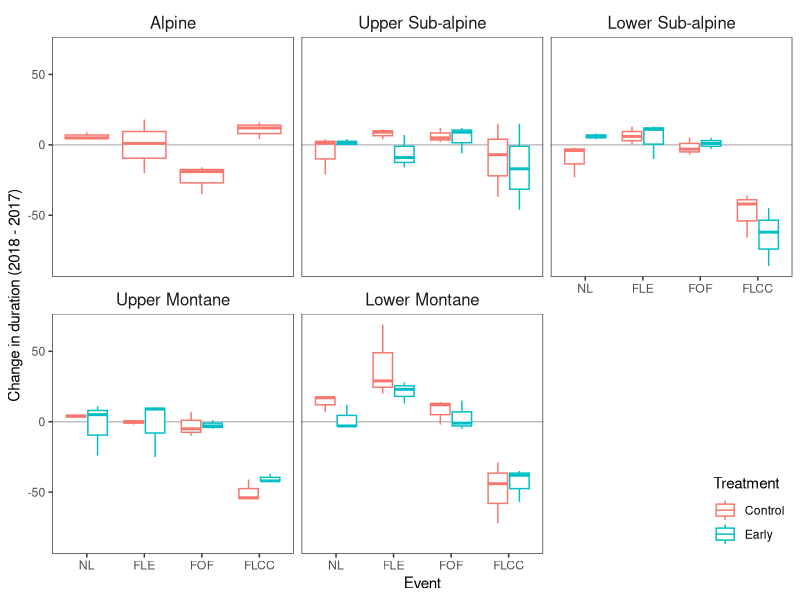
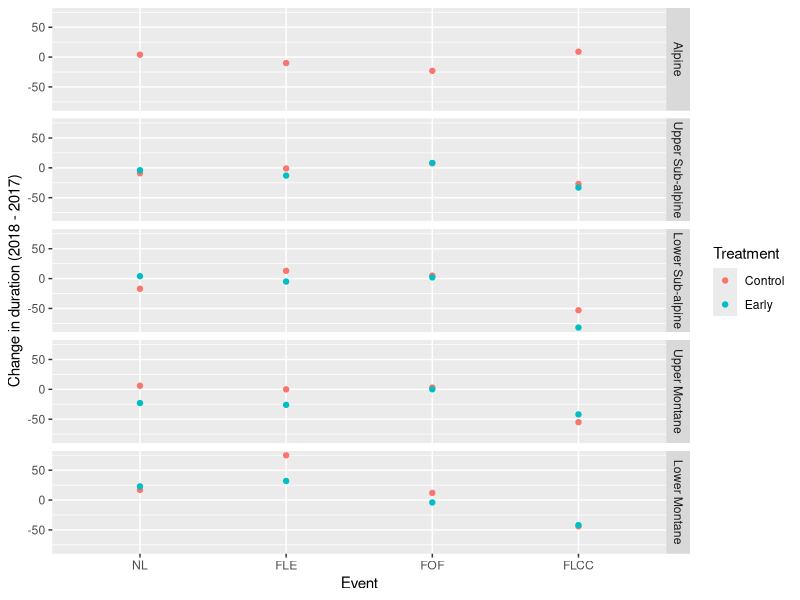

These charts were generated, in order, by the following R code: (Note: this script raises an error after producing the figures.)
rm(list = ls())
## Date: 2020-04-10
## User: Chelsea Wilmer
## SFA/CSU Thesis
## Script: Exploratory analysis for duration of pheno events
## Packages:
library(tidyverse)

####Bring in phenology data####
pheno <- read.csv("PhenologyData_complete.csv")
#write_csv(pheno, "/Users/chelseawilmer/Desktop/CSU/Thesis/phenology_complete.csv")
#pheno <- select(pheno, -c(Functional.Type, FBB, FLB))
#pheno$Site <- factor(pheno$Site, levels = c("ALP", "USA", "LSA","UM", "LM"))

#### Community phenophase duration ####
# calculate community phenophases (ex. max date of nl - min date of nl)
# reorder data so that the calculated phenophases are in a column called "Event" and the value is the "DOY" that the event happened
pheno<-select(pheno, -c(FBB, FLB, SG, NL2, FLE2, FLD, SG))
pheno$Site<- factor(pheno$Site, levels = c("Alpine", "Upper Sub-alpine", "Lower Sub-alpine","Upper Montane", "Lower Montane"))

# I grouped these actions together here 
pheno <- pheno %>% 
  # pivot longer lets you designate columns by name so that if the order changes it's ok
  pivot_longer(cols = c("NL", "FLE", "FOF","FLCC"),
                        names_to = "Event", values_to = "DOY") 
pheno$Event<- factor(pheno$Event, levels = c("NL", "FLE", "FOF","FLCC"))

###########
# Plot level delta calculations 
###########
pheno_plot <- pheno %>% 
  group_by(Block.Plot, Treatment, Event, Year, Site) %>%
  summarise(max = max(DOY, na.rm = T),
            min = min(DOY, na.rm = T))
pheno_plot$plot_duration <- pheno_plot$max - pheno_plot$min

# spread equivalent here 
pheno_plot_delta <- pheno_plot %>% 
  select(-c(max, min)) %>% 
  pivot_wider(names_from = Year, values_from = plot_duration)

#Calculating year deltas
pheno_plot_delta$delta_duration <- pheno_plot_delta$`2018`-pheno_plot_delta$`2017`

###########
# Community level delta calculations 
###########
pheno_community <- pheno %>% 
  group_by(Treatment, Event, Year, Site) %>%
  summarise(max = max(DOY, na.rm = T),
            min = min(DOY, na.rm = T))

# calculating duration for each community
pheno_community$community_duration <- pheno_community$max - pheno_community$min

# spread equivalent here 
pheno_community_delta <- pheno_community %>% 
  select(-c(max, min)) %>% 
  pivot_wider(names_from = Year, values_from = community_duration)

pheno_community_delta$delta_duration <- pheno_community_delta$`2018`-pheno_community_delta$`2017`


###########
# Figure generation 
###########


#Plotting this as box plots instead of community level points 
ggplot(pheno_plot_delta, aes(Event, delta_duration, color = Treatment))+
  geom_abline(intercept = 0, slope = 0, colour = 'gray')+
  geom_boxplot()+
  facet_grid(Site~.)+
  facet_wrap(Site ~., nrow=2, ncol=3) +
  theme_bw()+
  theme(panel.background = element_blank(),
        panel.grid.major = element_blank(),
        panel.grid.minor = element_blank(), 
        
        #this is where I change the gray boxes to white and change the size of text
        strip.background =element_rect(color = 'white', fill='white'), 
        strip.text = element_text(size=12), 
        legend.position = c(1, 0),
        legend.justification = c(1, 0))+
  labs(y="Change in duration (2018 - 2017)")
ggsave("fig_plot_delta.png", width = 6.5, height = 3.5)



ggplot(pheno_community_delta, aes(Event, delta_duration, color = Treatment))+
  geom_point()+
  facet_grid(Site~.)+
  labs(y="Change in duration (2018 - 2017)")
ggsave("fig_community_delta.png", width = 6.5, height = 3.5)





###########
# This is where I got to so far... 
# I now understand aspects of this coding style better and 
# should be somewhat better equipped to help with specific questions going forward 
###########



# 
# # calculate max and min dates of each event
# pheno1 <- pheno1 %>%
#   group_by(Year, Site, Treatment, Event) %>%
#   summarise(max = max(DOY, na.rm = T),
#             min = min(DOY, na.rm = T))
# 
# # community duration is the difference between the first date that a phenophase happened and the last
# pheno1$community_duration <- pheno1$max - pheno1$min
# 
# # clean up dataset so that you can spread the data for the difference in duration between 2017 and 2018. I don't know why, but when I don't do this step the spread gets messed up.
# pheno1 <- select(pheno1, -c(max, min))
# 
# # spread the data 
# pheno2 <- pheno1 %>% 
#   mutate(i = row_number()) %>% 
#   spread(Year, community_duration)

# subtract 2017 event durations from 2018 event durations to get the change in duration from 2017 to 2018. (+) values mean that the duration of the event was LONGER in 2018, (-) values mean the event durations were SHORTER for 2018. 0 values mean no change
pheno2$delta_duration <- pheno2$`2018`-pheno2$`2017`

# ordering sites and phenophases for graphing
pheno2$Site <- factor(pheno2$Site, levels = c("ALP", "USA", "LSA","UM", "LM"))
pheno2$Event<- factor(pheno2$Event, levels = c("NL", "FLE", "FOF","FLCC"))

# graphing the change in duration from 2017 to 2018
ggplot(pheno2, aes(Event, delta_duration, color = Treatment))+
  geom_point()+
  facet_grid(Site~.)+
  labs(y="Change in duration (2018 - 2017)")

# ordering sites and phenophases for graphing
pheno1$Site <- factor(pheno1$Site, levels = c("ALP", "USA", "LSA","UM", "LM"))
pheno1$Event<- factor(pheno1$Event, levels = c("NL", "FLE", "FOF","FLCC"))

# graphing the number of days that it took for the community to complete phenophases
# would like to look at how the community phenophases overlap
ggplot(pheno1, aes(Event, community_duration, color = Treatment))+
  geom_point()+
  facet_grid(Site~Year)+
  labs(y = "# days for all species to reach phenophase")

#### Phase-based durations ####
# Calculate key events as phenophase 2 - phenophase 1 (ex. fle - nl)

# re-run lines 1-12, then start running these lines
pheno$sf_nl <- pheno$NL-pheno$DOYsf # initiation of leaves
pheno$sf_fle <- pheno$FLE-pheno$DOYsf # onset of growth
pheno$sf_fof <- pheno$FOF-pheno$DOYsf # onset of fowering
pheno$sf_flcc <- pheno$FLCC-pheno$DOYsf 

pheno$nl_fle <- pheno$FLE-pheno$NL # initiation of growth
pheno$fle_fof <- pheno$FOF-pheno$FLE
pheno$fle_flcc <- pheno$FLCC-pheno$FLE # total activity 

# reorder to make duration dataset
duration <- gather(data = pheno, key = "Period", value = "Days", 13:19) %>% 
  group_by(Period) #key

# removing uncessary/unsed columns
duration <- select(duration, -c(DOYsf, NL, FLE, FOF, FLCC))

# calculate mean duration and summary stats
duration <- duration %>%
  group_by(Year, Site, Treatment, Species, Period) %>%
  summarise(mean_duration = mean(Days, na.rm = T),
            min = min(Days, na.rm = T),
            max = max(Days, na.rm = T),
            sd = sd(Days, na.rm = T))

# average over species
duration <- duration %>%
  group_by(Year, Site, Treatment, Period) %>%
  summarise(mean_duration = mean(mean_duration, na.rm = T))

# spread data so that we can take the difference between 2017 and 2018
duration <- duration %>% 
  mutate(i = row_number()) %>% 
  spread(Year, mean_duration)

# calculate difference in duration between 2017 and 2018. (+) values mean that the duration of the event was LONGER in 2018, (-) values mean the event durations were SHORTER for 2018. 0 values mean no change
duration$delta_duration <- duration$`2018`- duration$`2017`

# ordering sites and phenophases for graphing
duration$Site <- factor(duration$Site, levels = c("ALP", "USA", "LSA","UM", "LM"))
duration$Period <- factor(duration$Period, levels = c("sf_nl", "sf_fle", "sf_fof","sf_flcc", "nl_fle", "fle_fof", "fle_flcc"))

# graphing the change in duration for the different phases based on the phase1-phase2 calculation
ggplot(duration, aes(Period, delta_duration, color = Treatment))+
  geom_point()+
  facet_grid(Site~.)+
  labs(y="Change in duration (2018 - 2017)")

#### Teasing out species and elevation ####
#rerun lines 1 through twelve, then run these lines

# reorder data so that the calculated phenophases are in a column called "Event" and the value is the "DOY" that the event happened
pheno3 <- gather(data = pheno, key = "Event", value = "DOY", 9:12) %>% 
  group_by(Event) #key

# calculate max and min values of the dates of phenophases for species
pheno3 <- pheno3 %>%
  group_by(Year, Site, Treatment, Species, Event) %>%
  summarise(max = max(DOY, na.rm = T),
            min = min(DOY, na.rm = T))

# community duration is the difference between the first date that a phenophase happened and the last
pheno3$species_duration <- pheno3$max - pheno3$min

# remove -Inf's
pheno3 <- filter(pheno3, species_duration >=0)

# reorder so that 2017 and 2018 are columns
pheno3 <- select(pheno3, -c(max, min))
pheno3 <- pheno3 %>% 
  mutate(i = row_number()) %>% 
  spread(Year, species_duration)

pheno3$species_duration <- pheno3$`2018`- pheno3$`2017`
pheno3 <- filter(pheno3, species_duration >=0)

# order sites and phenophases for graphing
pheno3$Site <- factor(pheno3$Site, levels = c("ALP", "USA", "LSA","UM", "LM"))
pheno3$Event<- factor(pheno3$Event, levels = c("NL","FLE","FOF","FLCC"))

# graph durations 
pheno3%>%
  filter(Site == "LM")%>%
  ggplot(aes(species_duration, Species, color = Treatment))+
  geom_point()+
  facet_grid(~Event)+
  labs(x="Change in duration (2018 - 2017)", title = "Lower Montane")

pheno3%>%
  filter(Site == "UM")%>%
  ggplot(aes(species_duration, Species, color = Treatment))+
  geom_point()+
  facet_grid(~Event)+
  labs(x="Change in duration (2018 - 2017)", title = "Upper Montane")

pheno3%>%
  filter(Site == "LSA")%>%
  ggplot(aes(species_duration, Species, color = Treatment))+
  geom_point()+
  facet_grid(~Event)+
  labs(x="Change in duration (2018 - 2017)", title = "Lower Subalpine")

pheno3%>%
  filter(Site == "USA")%>%
  ggplot(aes(species_duration, Species, color = Treatment))+
  geom_point()+
  facet_grid(~Event)+
  labs(x="Change in duration (2018 - 2017)", title = "Upper Subalpine")

pheno3%>%
  filter(Site == "ALP")%>%
  ggplot(aes(species_duration, Species, color = Treatment))+
  geom_point()+
  facet_grid(~Event)+
  labs(x="Change in duration (2018 - 2017)", title = "Alpine")